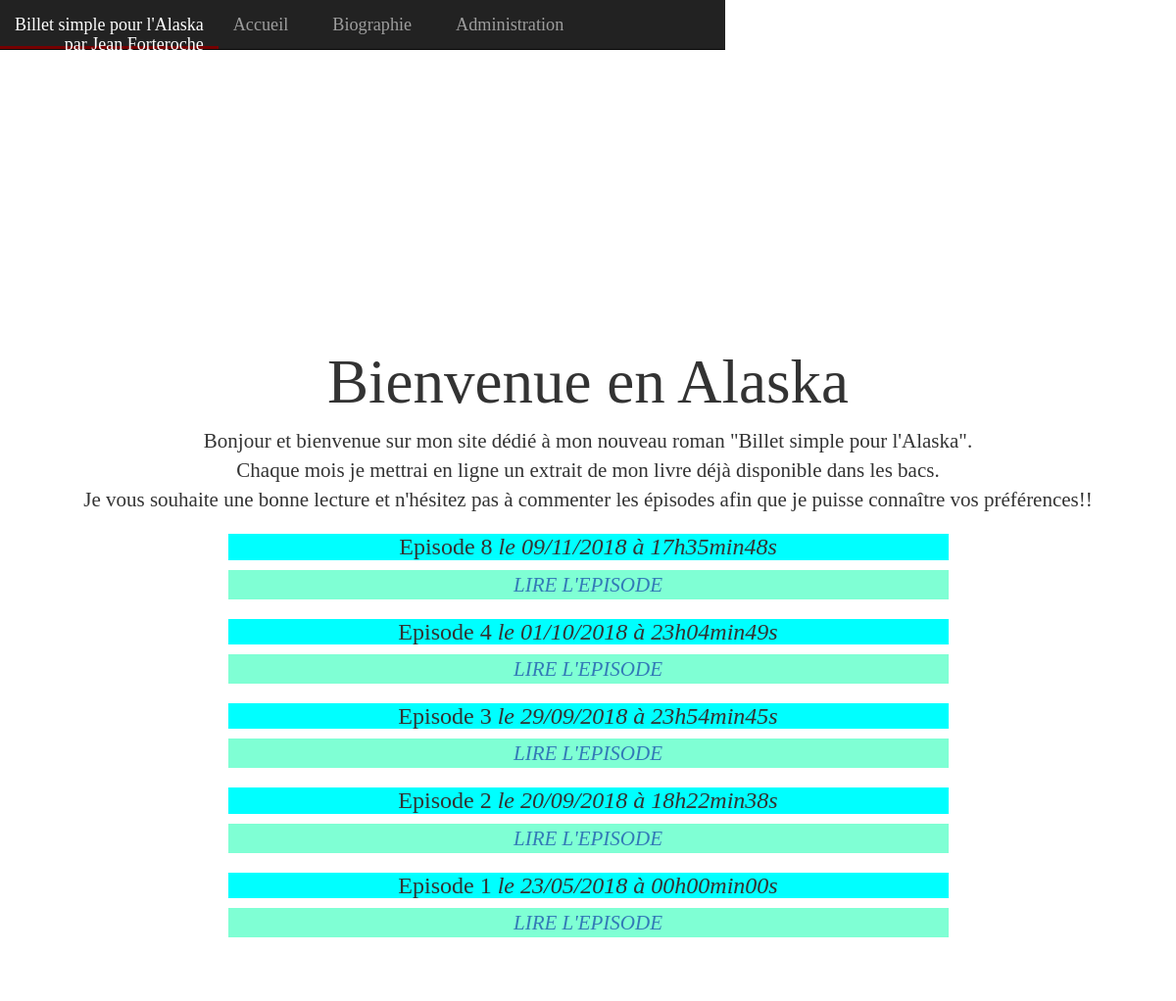
Before: / (upper part) with the older database file.
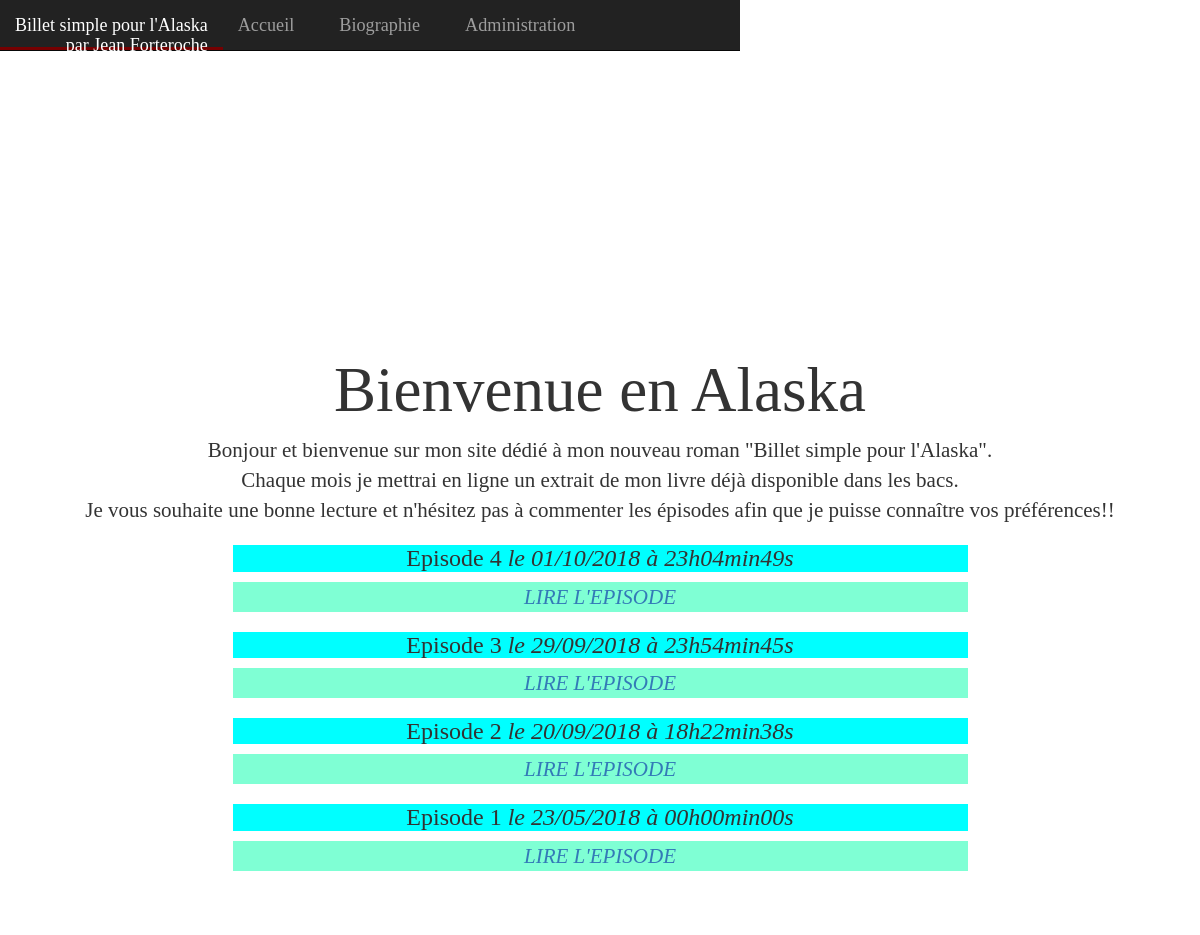
After: the same page with the newer database file.
### tables this page shows
CREATE TABLE IF NOT EXISTS `articles` (
  `id` int(11) NOT NULL AUTO_INCREMENT,
  `title` varchar(255) NOT NULL,
  `content` longtext NOT NULL,
  `date` datetime NOT NULL,
  PRIMARY KEY (`id`)
);

### controller/frontend.php (called while the page is built, shortened)
<?php
require_once('model/PostManager.php');
function listPosts()
{
    $postManager = new PostManager();
    $posts = $postManager->getPosts();
    require('view/frontend/listPostsView.php');
}

### model/PostManager.php (called while the page is built, shortened)
<?php
class PostManager
{
    public function getPosts()
    {
        $db = $this->dbConnect();
        $req = $db->query('SELECT id, title, content, DATE_FORMAT(date, \'%d/%m/%Y à %Hh%imin%ss\') AS date_fr FROM articles ORDER BY ID DESC');
        return $req;
    }
    private function dbConnect()
    {
        $db = new PDO('mysql:host=localhost;dbname=blog_auteur;charset=utf8', 'root', '');
        return $db;
    }
}

### view/frontend/listPostsView.php (the view, shortened to what this page needs)
<p>Bonjour et bienvenue sur mon site dédié à mon nouveau roman "Billet simple pour l'Alaska".<br/> Chaque mois je mettrai en ligne un extrait de mon livre déjà disponible dans les bacs.<br/> Je vous souhaite une bonne lecture et n'hésitez pas à commenter les épisodes afin que je puisse connaître vos préférences!!</p>
<?php
while ($data = $posts->fetch())
{
?>
    <div class="news">
        <h3>
            <?= htmlspecialchars($data['title']) ?>
            <em>le <?= $data['date_fr'] ?></em>
        </h3>
        <p>
            <em><a href="index.php?action=post&amp;id=<?= $data['id'] ?>">LIRE L'EPISODE</a></em>
        </p>
    </div>
<?php
}
?>
<?php require('template.php'); ?>

Changed rows visible on the page:
removed articles: title "Episode 8", date_fr "09/11/2018 à 17h35min48s"
